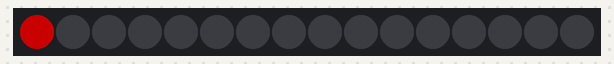
The program below on a simulated Raspberry Pi (BCM pin numbers). Shown: 16 RGB LEDs in strip order, left to right. Dim RGB values are drawn brighter than linear.

Above: at 0.01 s.
At 0.53 s:
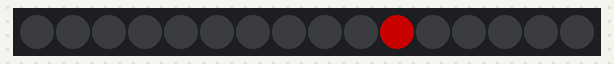
At 1.16 s:
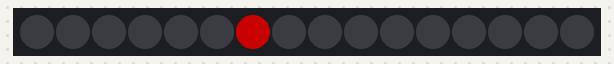

Measured:
- by itself, everything shown: repeats every 0.84 s, in 16 steps

The program:

033-neopixel.py
```python
'''
git clone https://github.com/adafruit/Adafruit_CircuitPython_NeoPixel.git
'''
# Simple test for NeoPixels on Raspberry Pi
import time
import board
import neopixel


# Choose an open pin connected to the Data In of the NeoPixel strip, i.e. board.D18
# NeoPixels must be connected to D10, D12, D18 or D21 to work.
pixel_pin = board.D18

# The number of NeoPixels
num_pixels = 16

# The order of the pixel colors - RGB or GRB. Some NeoPixels have red and green reversed!
# For RGBW NeoPixels, simply change the ORDER to RGBW or GRBW.
ORDER = neopixel.GRB

pixels = neopixel.NeoPixel(
    pixel_pin, num_pixels)

while True:
    for i in range(0, 16):
        pixels.fill((0,0,0))
        pixels[i] = (100, 0, 0)
        pixels.show()
        time.sleep(0.05)
```
